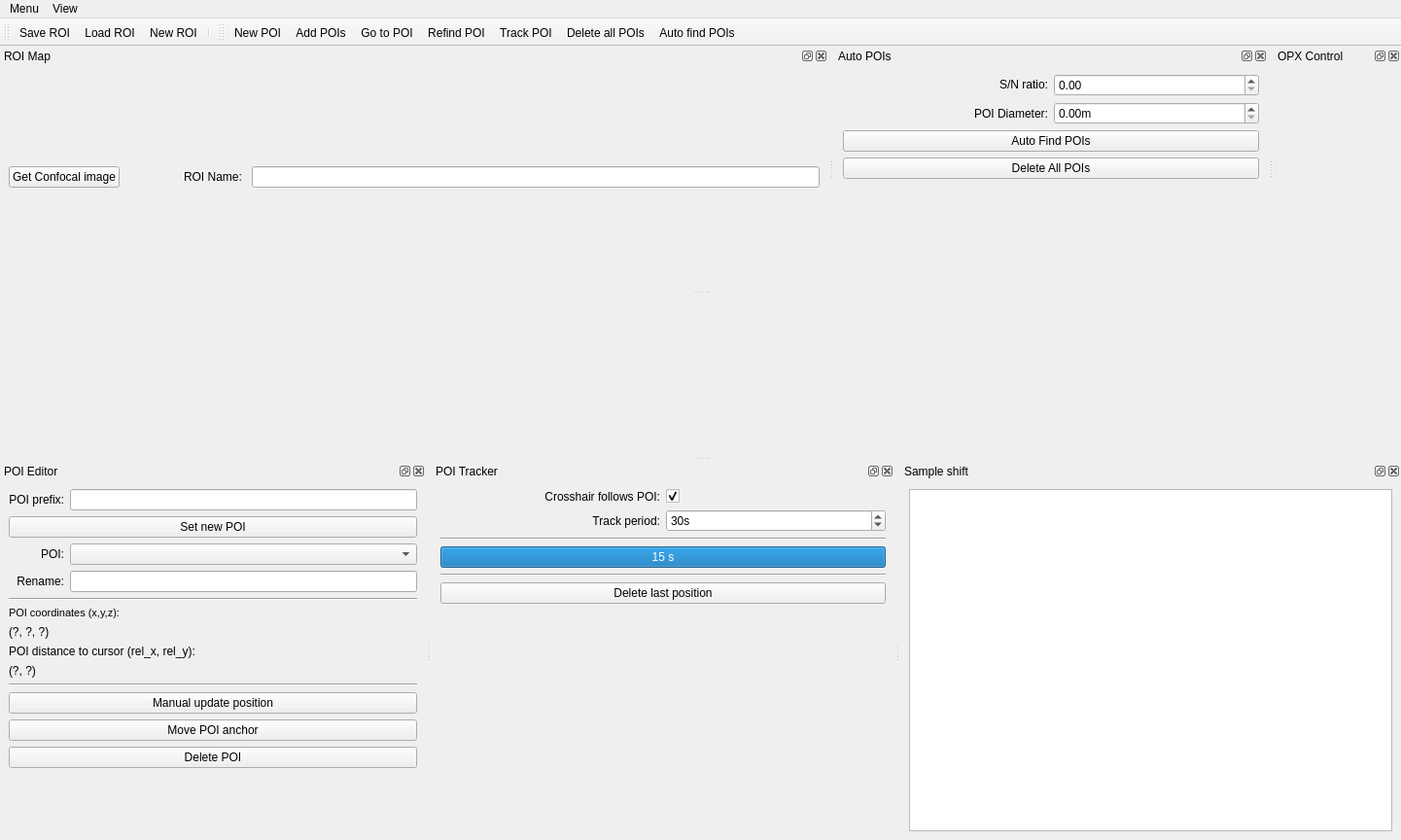
<?xml version="1.0" encoding="UTF-8"?>
<ui version="4.0">
 <class>PoiManager</class>
 <widget class="QMainWindow" name="PoiManager">
  <property name="geometry">
   <rect>
    <x>0</x>
    <y>0</y>
    <width>1441</width>
    <height>864</height>
   </rect>
  </property>
  <property name="windowTitle">
   <string>qudi: OPX POI Manager</string>
  </property>
  <property name="tabShape">
   <enum>QTabWidget::Triangular</enum>
  </property>
  <property name="dockOptions">
   <set>QMainWindow::AllowTabbedDocks|QMainWindow::AnimatedDocks</set>
  </property>
  <widget class="QWidget" name="centralwidget">
   <property name="enabled">
    <bool>true</bool>
   </property>
   <layout class="QVBoxLayout" name="verticalLayout_3"/>
  </widget>
  <widget class="QMenuBar" name="menubar">
   <property name="geometry">
    <rect>
     <x>0</x>
     <y>0</y>
     <width>1441</width>
     <height>22</height>
    </rect>
   </property>
   <widget class="QMenu" name="menuMenu">
    <property name="title">
     <string>Menu</string>
    </property>
    <addaction name="new_roi_Action"/>
    <addaction name="save_roi_Action"/>
    <addaction name="load_roi_Action"/>
    <addaction name="actionClose"/>
   </widget>
   <widget class="QMenu" name="menuView">
    <property name="title">
     <string>View</string>
    </property>
    <widget class="QMenu" name="menuToolbars">
     <property name="title">
      <string>Toolbars</string>
     </property>
     <addaction name="roi_management_view_Action"/>
     <addaction name="poi_tools_view_Action"/>
    </widget>
    <addaction name="roi_map_view_Action"/>
    <addaction name="poi_editor_view_Action"/>
    <addaction name="poi_tracker_view_Action"/>
    <addaction name="sample_shift_view_Action"/>
    <addaction name="auto_pois_view_Action"/>
    <addaction name="blink_correction_view_Action"/>
    <addaction name="restore_default_view_Action"/>
    <addaction name="separator"/>
    <addaction name="menuToolbars"/>
   </widget>
   <addaction name="menuMenu"/>
   <addaction name="menuView"/>
  </widget>
  <widget class="QToolBar" name="roi_management_ToolBar">
   <property name="windowTitle">
    <string>ROI management</string>
   </property>
   <property name="toolButtonStyle">
    <enum>Qt::ToolButtonTextUnderIcon</enum>
   </property>
   <attribute name="toolBarArea">
    <enum>TopToolBarArea</enum>
   </attribute>
   <attribute name="toolBarBreak">
    <bool>false</bool>
   </attribute>
   <addaction name="save_roi_Action"/>
   <addaction name="load_roi_Action"/>
   <addaction name="new_roi_Action"/>
   <addaction name="separator"/>
  </widget>
  <widget class="QDockWidget" name="poi_editor_dockWidget">
   <property name="sizePolicy">
    <sizepolicy hsizetype="Minimum" vsizetype="Preferred">
     <horstretch>0</horstretch>
     <verstretch>0</verstretch>
    </sizepolicy>
   </property>
   <property name="minimumSize">
    <size>
     <width>233</width>
     <height>389</height>
    </size>
   </property>
   <property name="windowTitle">
    <string>POI Editor</string>
   </property>
   <attribute name="dockWidgetArea">
    <number>8</number>
   </attribute>
   <widget class="QWidget" name="dockWidgetContents_3">
    <layout class="QVBoxLayout" name="verticalLayout_6">
     <item>
      <layout class="QGridLayout" name="gridLayout_2">
       <item row="7" column="0" colspan="2">
        <widget class="QLabel" name="label_2">
         <property name="text">
          <string>POI distance to cursor (rel_x, rel_y):</string>
         </property>
        </widget>
       </item>
       <item row="2" column="0">
        <widget class="QLabel" name="label">
         <property name="text">
          <string>POI:</string>
         </property>
         <property name="alignment">
          <set>Qt::AlignRight|Qt::AlignTrailing|Qt::AlignVCenter</set>
         </property>
        </widget>
       </item>
       <item row="8" column="0" colspan="2">
        <widget class="QLabel" name="poi_distance_label">
         <property name="toolTip">
          <string>This text is selectable.  Copy and paste into labnotes.</string>
         </property>
         <property name="text">
          <string>(?, ?)</string>
         </property>
         <property name="textInteractionFlags">
          <set>Qt::LinksAccessibleByMouse|Qt::TextSelectableByKeyboard|Qt::TextSelectableByMouse</set>
         </property>
        </widget>
       </item>
       <item row="3" column="0">
        <widget class="QLabel" name="label_3">
         <property name="text">
          <string>Rename:</string>
         </property>
         <property name="alignment">
          <set>Qt::AlignRight|Qt::AlignTrailing|Qt::AlignVCenter</set>
         </property>
        </widget>
       </item>
       <item row="2" column="1">
        <widget class="QComboBox" name="active_poi_ComboBox">
         <property name="sizePolicy">
          <sizepolicy hsizetype="Expanding" vsizetype="Fixed">
           <horstretch>0</horstretch>
           <verstretch>0</verstretch>
          </sizepolicy>
         </property>
         <property name="editable">
          <bool>false</bool>
         </property>
         <property name="insertPolicy">
          <enum>QComboBox::InsertAlphabetically</enum>
         </property>
        </widget>
       </item>
       <item row="9" column="0" colspan="2">
        <widget class="Line" name="line_4">
         <property name="orientation">
          <enum>Qt::Horizontal</enum>
         </property>
        </widget>
       </item>
       <item row="5" column="0" colspan="2">
        <widget class="QLabel" name="label_9">
         <property name="font">
          <font>
           <pointsize>8</pointsize>
          </font>
         </property>
         <property name="text">
          <string>POI coordinates (x,y,z):</string>
         </property>
        </widget>
       </item>
       <item row="10" column="0" colspan="2">
        <widget class="QPushButton" name="manual_update_poi_PushButton">
         <property name="toolTip">
          <string>Manually specify a new position for a known trackpoint, and update the sample shift accordingly. For example, after manually shifting the sample to re-centre the ROI in the scan range.</string>
         </property>
         <property name="text">
          <string>Manual update position</string>
         </property>
        </widget>
       </item>
       <item row="11" column="0" colspan="2">
        <widget class="QPushButton" name="move_poi_PushButton">
         <property name="toolTip">
          <string>Set a new position for a named POI, without updating the sample shift (so no movement of any other POIs).  For example, if a POI has been accidentally placed incorrectly.</string>
         </property>
         <property name="text">
          <string>Move POI anchor</string>
         </property>
        </widget>
       </item>
       <item row="13" column="0" colspan="2">
        <spacer name="verticalSpacer_2">
         <property name="orientation">
          <enum>Qt::Vertical</enum>
         </property>
         <property name="sizeHint" stdset="0">
          <size>
           <width>20</width>
           <height>40</height>
          </size>
         </property>
        </spacer>
       </item>
       <item row="4" column="0" colspan="2">
        <widget class="Line" name="line_3">
         <property name="orientation">
          <enum>Qt::Horizontal</enum>
         </property>
        </widget>
       </item>
       <item row="6" column="0" colspan="2">
        <widget class="QLabel" name="poi_coords_label">
         <property name="toolTip">
          <string>This text is selectable.  Copy and paste into labnotes.</string>
         </property>
         <property name="text">
          <string>(?, ?, ?)</string>
         </property>
         <property name="textInteractionFlags">
          <set>Qt::LinksAccessibleByMouse|Qt::TextSelectableByKeyboard|Qt::TextSelectableByMouse</set>
         </property>
        </widget>
       </item>
       <item row="1" column="0" colspan="2">
        <widget class="QPushButton" name="set_poi_PushButton">
         <property name="toolTip">
          <string>Set current cursor position as a new trackpoint in the ROI map</string>
         </property>
         <property name="text">
          <string>Set new POI</string>
         </property>
        </widget>
       </item>
       <item row="12" column="0" colspan="2">
        <widget class="QPushButton" name="delete_poi_PushButton">
         <property name="text">
          <string>Delete POI</string>
         </property>
        </widget>
       </item>
       <item row="3" column="1">
        <widget class="QLineEdit" name="poi_name_LineEdit">
         <property name="sizePolicy">
          <sizepolicy hsizetype="Expanding" vsizetype="Fixed">
           <horstretch>0</horstretch>
           <verstretch>0</verstretch>
          </sizepolicy>
         </property>
         <property name="toolTip">
          <string>Only alphanumeric characters and underscore are allowed [a-zA-Z0-9_]</string>
         </property>
        </widget>
       </item>
       <item row="0" column="1">
        <widget class="QLineEdit" name="poi_nametag_LineEdit">
         <property name="toolTip">
          <string>If you enter a string it will be used as default naming scheme for newly added POIs by appending an index number to it</string>
         </property>
        </widget>
       </item>
       <item row="0" column="0">
        <widget class="QLabel" name="label_6">
         <property name="text">
          <string>POI prefix:</string>
         </property>
         <property name="alignment">
          <set>Qt::AlignRight|Qt::AlignTrailing|Qt::AlignVCenter</set>
         </property>
        </widget>
       </item>
      </layout>
     </item>
    </layout>
   </widget>
  </widget>
  <widget class="QDockWidget" name="poi_tracker_dockWidget">
   <property name="sizePolicy">
    <sizepolicy hsizetype="Minimum" vsizetype="Preferred">
     <horstretch>0</horstretch>
     <verstretch>0</verstretch>
    </sizepolicy>
   </property>
   <property name="minimumSize">
    <size>
     <width>253</width>
     <height>188</height>
    </size>
   </property>
   <property name="floating">
    <bool>false</bool>
   </property>
   <property name="windowTitle">
    <string>POI Tracker</string>
   </property>
   <attribute name="dockWidgetArea">
    <number>8</number>
   </attribute>
   <widget class="QWidget" name="dockWidgetContents_7">
    <layout class="QVBoxLayout" name="verticalLayout_5">
     <item>
      <layout class="QGridLayout" name="gridLayout">
       <item row="4" column="0" colspan="2">
        <widget class="Line" name="line_2">
         <property name="orientation">
          <enum>Qt::Horizontal</enum>
         </property>
        </widget>
       </item>
       <item row="3" column="0" colspan="2">
        <widget class="QProgressBar" name="time_till_next_update_ProgressBar">
         <property name="maximum">
          <number>15</number>
         </property>
         <property name="value">
          <number>15</number>
         </property>
         <property name="format">
          <string>%v s</string>
         </property>
        </widget>
       </item>
       <item row="1" column="0">
        <widget class="QLabel" name="label_5">
         <property name="layoutDirection">
          <enum>Qt::LeftToRight</enum>
         </property>
         <property name="text">
          <string>Track period:</string>
         </property>
         <property name="alignment">
          <set>Qt::AlignRight|Qt::AlignTrailing|Qt::AlignVCenter</set>
         </property>
        </widget>
       </item>
       <item row="1" column="1">
        <widget class="QSpinBox" name="track_period_SpinBox">
         <property name="suffix">
          <string>s</string>
         </property>
         <property name="minimum">
          <number>5</number>
         </property>
         <property name="maximum">
          <number>999999999</number>
         </property>
         <property name="singleStep">
          <number>5</number>
         </property>
         <property name="value">
          <number>30</number>
         </property>
         <property name="displayIntegerBase">
          <number>10</number>
         </property>
        </widget>
       </item>
       <item row="2" column="0" colspan="2">
        <widget class="Line" name="line">
         <property name="orientation">
          <enum>Qt::Horizontal</enum>
         </property>
        </widget>
       </item>
       <item row="5" column="0" colspan="2">
        <widget class="QPushButton" name="delete_last_pos_Button">
         <property name="text">
          <string>Delete last position</string>
         </property>
        </widget>
       </item>
       <item row="0" column="1">
        <widget class="QCheckBox" name="goto_poi_after_update_checkBox">
         <property name="toolTip">
          <string>Move crosshair to updated POI position afterwards.</string>
         </property>
         <property name="layoutDirection">
          <enum>Qt::LeftToRight</enum>
         </property>
         <property name="text">
          <string/>
         </property>
         <property name="checked">
          <bool>true</bool>
         </property>
        </widget>
       </item>
       <item row="0" column="0">
        <widget class="QLabel" name="label_4">
         <property name="text">
          <string>Crosshair follows POI:</string>
         </property>
         <property name="alignment">
          <set>Qt::AlignRight|Qt::AlignTrailing|Qt::AlignVCenter</set>
         </property>
        </widget>
       </item>
       <item row="6" column="0" colspan="2">
        <spacer name="verticalSpacer">
         <property name="orientation">
          <enum>Qt::Vertical</enum>
         </property>
         <property name="sizeHint" stdset="0">
          <size>
           <width>20</width>
           <height>40</height>
          </size>
         </property>
        </spacer>
       </item>
      </layout>
     </item>
    </layout>
   </widget>
  </widget>
  <widget class="QDockWidget" name="roi_map_dockWidget">
   <property name="sizePolicy">
    <sizepolicy hsizetype="Preferred" vsizetype="Expanding">
     <horstretch>0</horstretch>
     <verstretch>0</verstretch>
    </sizepolicy>
   </property>
   <property name="windowTitle">
    <string>ROI Map</string>
   </property>
   <attribute name="dockWidgetArea">
    <number>4</number>
   </attribute>
   <widget class="QWidget" name="dockWidgetContents">
    <layout class="QVBoxLayout" name="verticalLayout_2">
     <property name="leftMargin">
      <number>9</number>
     </property>
     <item>
      <layout class="QHBoxLayout" name="horizontalLayout_7">
       <item>
        <widget class="QPushButton" name="get_confocal_image_PushButton">
         <property name="text">
          <string>Get Confocal image</string>
         </property>
        </widget>
       </item>
       <item>
        <spacer name="horizontalSpacer_2">
         <property name="orientation">
          <enum>Qt::Horizontal</enum>
         </property>
         <property name="sizeType">
          <enum>QSizePolicy::Fixed</enum>
         </property>
         <property name="sizeHint" stdset="0">
          <size>
           <width>60</width>
           <height>20</height>
          </size>
         </property>
        </spacer>
       </item>
       <item>
        <widget class="QLabel" name="label_8">
         <property name="text">
          <string>ROI Name: </string>
         </property>
        </widget>
       </item>
       <item>
        <widget class="QLineEdit" name="roi_name_LineEdit">
         <property name="toolTip">
          <string>Only alphanumeric characters and underscore are allowed [a-zA-Z0-9_]</string>
         </property>
        </widget>
       </item>
      </layout>
     </item>
    </layout>
   </widget>
  </widget>
  <widget class="QDockWidget" name="sample_shift_dockWidget">
   <property name="sizePolicy">
    <sizepolicy hsizetype="Expanding" vsizetype="Preferred">
     <horstretch>0</horstretch>
     <verstretch>0</verstretch>
    </sizepolicy>
   </property>
   <property name="minimumSize">
    <size>
     <width>250</width>
     <height>137</height>
    </size>
   </property>
   <property name="windowTitle">
    <string>Sample shift</string>
   </property>
   <attribute name="dockWidgetArea">
    <number>8</number>
   </attribute>
   <widget class="QWidget" name="dockWidgetContents_6">
    <layout class="QVBoxLayout" name="verticalLayout_4">
     <item>
      <layout class="QGridLayout" name="gridLayout_3">
       <item row="0" column="0">
        <widget class="PlotWidget" name="sample_shift_ViewWidget">
         <property name="sizePolicy">
          <sizepolicy hsizetype="Expanding" vsizetype="Expanding">
           <horstretch>0</horstretch>
           <verstretch>0</verstretch>
          </sizepolicy>
         </property>
        </widget>
       </item>
      </layout>
     </item>
    </layout>
   </widget>
  </widget>
  <widget class="QToolBar" name="poi_ToolBar">
   <property name="windowTitle">
    <string>POI tools</string>
   </property>
   <property name="toolButtonStyle">
    <enum>Qt::ToolButtonTextUnderIcon</enum>
   </property>
   <attribute name="toolBarArea">
    <enum>TopToolBarArea</enum>
   </attribute>
   <attribute name="toolBarBreak">
    <bool>false</bool>
   </attribute>
   <addaction name="new_poi_Action"/>
   <addaction name="poi_selector_Action"/>
   <addaction name="goto_poi_Action"/>
   <addaction name="refind_poi_Action"/>
   <addaction name="track_poi_Action"/>
   <addaction name="del_all_pois_Action"/>
   <addaction name="auto_find_POIs_Action"/>
  </widget>
  <widget class="QDockWidget" name="auto_pois_dockWidget">
   <property name="sizePolicy">
    <sizepolicy hsizetype="Minimum" vsizetype="Preferred">
     <horstretch>0</horstretch>
     <verstretch>0</verstretch>
    </sizepolicy>
   </property>
   <property name="minimumSize">
    <size>
     <width>197</width>
     <height>250</height>
    </size>
   </property>
   <property name="windowTitle">
    <string>Auto POIs</string>
   </property>
   <attribute name="dockWidgetArea">
    <number>4</number>
   </attribute>
   <widget class="QWidget" name="dockWidgetContents_2">
    <layout class="QGridLayout" name="gridLayout_6">
     <item row="0" column="0">
      <layout class="QGridLayout" name="gridLayout_5" rowstretch="0,0,0,0,0" columnstretch="0,0,0">
       <item row="0" column="1">
        <widget class="QLabel" name="label_7">
         <property name="layoutDirection">
          <enum>Qt::RightToLeft</enum>
         </property>
         <property name="text">
          <string>&lt;html&gt;&lt;head/&gt;&lt;body&gt;&lt;p align=&quot;right&quot;&gt;S/N ratio:&lt;/p&gt;&lt;/body&gt;&lt;/html&gt;</string>
         </property>
        </widget>
       </item>
       <item row="3" column="1" colspan="2">
        <widget class="QPushButton" name="del_all_pois_PushButton">
         <property name="toolTip">
          <string>Delete all POIs.</string>
         </property>
         <property name="text">
          <string>Delete All POIs</string>
         </property>
        </widget>
       </item>
       <item row="0" column="2">
        <widget class="QDoubleSpinBox" name="poi_threshold_doubleSpinBox"/>
       </item>
       <item row="2" column="1" colspan="2">
        <widget class="QPushButton" name="auto_pois_PushButton">
         <property name="toolTip">
          <string>Find POIs automatically with user-set POI diameter and S/N ratio.</string>
         </property>
         <property name="statusTip">
          <string/>
         </property>
         <property name="text">
          <string>Auto Find POIs</string>
         </property>
        </widget>
       </item>
       <item row="4" column="1" colspan="2">
        <spacer name="verticalSpacer_3">
         <property name="orientation">
          <enum>Qt::Vertical</enum>
         </property>
         <property name="sizeHint" stdset="0">
          <size>
           <width>20</width>
           <height>40</height>
          </size>
         </property>
        </spacer>
       </item>
       <item row="1" column="2">
        <widget class="ScienDSpinBox" name="poi_diameter_doubleSpinBox">
         <property name="suffix">
          <string>m</string>
         </property>
        </widget>
       </item>
       <item row="1" column="1">
        <widget class="QLabel" name="label_10">
         <property name="text">
          <string>POI Diameter:</string>
         </property>
         <property name="alignment">
          <set>Qt::AlignRight|Qt::AlignTrailing|Qt::AlignVCenter</set>
         </property>
        </widget>
       </item>
      </layout>
     </item>
    </layout>
   </widget>
  </widget>
  <widget class="QDockWidget" name="opx_control_dock_widget">
   <property name="windowTitle">
    <string>OPX Control</string>
   </property>
   <attribute name="dockWidgetArea">
    <number>4</number>
   </attribute>
   <widget class="QWidget" name="dockWidgetContents_5"/>
  </widget>
  <action name="new_roi_Action">
   <property name="icon">
    <iconset>
     <normaloff>../../artwork/icons/document-new.svg</normaloff>../../artwork/icons/document-new.svg</iconset>
   </property>
   <property name="text">
    <string>New ROI</string>
   </property>
   <property name="toolTip">
    <string>Start a new ROI (such as after moving to a different part of the sample</string>
   </property>
  </action>
  <action name="save_roi_Action">
   <property name="icon">
    <iconset>
     <normaloff>../../artwork/icons/document-save.svg</normaloff>../../artwork/icons/document-save.svg</iconset>
   </property>
   <property name="text">
    <string>Save ROI</string>
   </property>
   <property name="toolTip">
    <string>Save ROI for future reuse</string>
   </property>
  </action>
  <action name="load_roi_Action">
   <property name="icon">
    <iconset>
     <normaloff>../../artwork/icons/document-open.svgz</normaloff>../../artwork/icons/document-open.svgz</iconset>
   </property>
   <property name="text">
    <string>Load ROI</string>
   </property>
   <property name="toolTip">
    <string>Load a saved ROI</string>
   </property>
  </action>
  <action name="poi_editor_view_Action">
   <property name="checkable">
    <bool>true</bool>
   </property>
   <property name="checked">
    <bool>true</bool>
   </property>
   <property name="text">
    <string>POI Editor</string>
   </property>
   <property name="toolTip">
    <string>Shortcut:Alt+E</string>
   </property>
   <property name="shortcut">
    <string>Alt+E</string>
   </property>
  </action>
  <action name="poi_tracker_view_Action">
   <property name="checkable">
    <bool>true</bool>
   </property>
   <property name="checked">
    <bool>true</bool>
   </property>
   <property name="text">
    <string>POI Tracker</string>
   </property>
   <property name="toolTip">
    <string>Shortcut:Alt+T</string>
   </property>
   <property name="shortcut">
    <string>Alt+T</string>
   </property>
  </action>
  <action name="sample_shift_view_Action">
   <property name="checkable">
    <bool>true</bool>
   </property>
   <property name="checked">
    <bool>true</bool>
   </property>
   <property name="text">
    <string>Sample shift</string>
   </property>
   <property name="toolTip">
    <string>Display the sample shift. Shortcut:Alt+S</string>
   </property>
   <property name="shortcut">
    <string>Alt+S</string>
   </property>
  </action>
  <action name="roi_map_view_Action">
   <property name="checkable">
    <bool>true</bool>
   </property>
   <property name="checked">
    <bool>true</bool>
   </property>
   <property name="text">
    <string>ROI Map</string>
   </property>
   <property name="toolTip">
    <string>Display the ROI Map. Shortcut:Alt+M</string>
   </property>
   <property name="shortcut">
    <string>Alt+M</string>
   </property>
  </action>
  <action name="refind_poi_Action">
   <property name="icon">
    <iconset>
     <normaloff>../../artwork/icons/optimize-position-poi.svgz</normaloff>../../artwork/icons/optimize-position-poi.svgz</iconset>
   </property>
   <property name="text">
    <string>Refind POI</string>
   </property>
   <property name="toolTip">
    <string>Refind the POI using the strategy selected in the POI control dock</string>
   </property>
  </action>
  <action name="track_poi_Action">
   <property name="checkable">
    <bool>true</bool>
   </property>
   <property name="icon">
    <iconset>
     <normaloff>../../artwork/icons/periodic-refind-poi.svgz</normaloff>../../artwork/icons/periodic-refind-poi.svgz</iconset>
   </property>
   <property name="text">
    <string>Track POI</string>
   </property>
   <property name="toolTip">
    <string>Track the POI by periodically refinding its position</string>
   </property>
  </action>
  <action name="new_poi_Action">
   <property name="icon">
    <iconset>
     <normaloff>../../artwork/icons/new_poi_crosshair.svg</normaloff>../../artwork/icons/new_poi_crosshair.svg</iconset>
   </property>
   <property name="text">
    <string>New POI</string>
   </property>
   <property name="toolTip">
    <string>Add a new POI at the current scanner position</string>
   </property>
  </action>
  <action name="poi_tools_view_Action">
   <property name="checkable">
    <bool>true</bool>
   </property>
   <property name="text">
    <string>POI tools</string>
   </property>
  </action>
  <action name="goto_poi_Action">
   <property name="icon">
    <iconset>
     <normaloff>../../artwork/icons/goto-poi.svgz</normaloff>../../artwork/icons/goto-poi.svgz</iconset>
   </property>
   <property name="text">
    <string>Go to POI</string>
   </property>
   <property name="toolTip">
    <string>Move scanner to the position of the selected POI</string>
   </property>
  </action>
  <action name="actionClose">
   <property name="icon">
    <iconset>
     <normaloff>../../artwork/icons/application-exit.svg</normaloff>../../artwork/icons/application-exit.svg</iconset>
   </property>
   <property name="text">
    <string>Close</string>
   </property>
  </action>
  <action name="roi_management_view_Action">
   <property name="checkable">
    <bool>true</bool>
   </property>
   <property name="text">
    <string>ROI management</string>
   </property>
  </action>
  <action name="poi_selector_Action">
   <property name="checkable">
    <bool>true</bool>
   </property>
   <property name="icon">
    <iconset>
     <normaloff>../../artwork/icons/new_poi_mouse.svg</normaloff>../../artwork/icons/new_poi_mouse.svg</iconset>
   </property>
   <property name="text">
    <string>Add POIs</string>
   </property>
   <property name="toolTip">
    <string>Activate this tool to define new POIs by clicking into the ROI image.</string>
   </property>
  </action>
  <action name="blink_correction_view_Action">
   <property name="checkable">
    <bool>true</bool>
   </property>
   <property name="checked">
    <bool>false</bool>
   </property>
   <property name="text">
    <string>Blink correction</string>
   </property>
   <property name="toolTip">
    <string>Filter the scan image to remove blinking. Raw data unchanged.</string>
   </property>
  </action>
  <action name="auto_pois_view_Action">
   <property name="checkable">
    <bool>true</bool>
   </property>
   <property name="checked">
    <bool>true</bool>
   </property>
   <property name="text">
    <string>Auto POIs</string>
   </property>
   <property name="toolTip">
    <string>To show Auto POIs window</string>
   </property>
  </action>
  <action name="auto_find_POIs_Action">
   <property name="icon">
    <iconset>
     <normaloff>../../artwork/icons/auto_pois.svg</normaloff>../../artwork/icons/auto_pois.svg</iconset>
   </property>
   <property name="text">
    <string>Auto find POIs</string>
   </property>
   <property name="toolTip">
    <string>Use this magic fairy bar to find POIs automatically according to user-set S/N ratio</string>
   </property>
  </action>
  <action name="del_all_pois_Action">
   <property name="icon">
    <iconset>
     <normaloff>../../artwork/icons/dialog-warning.svgz</normaloff>../../artwork/icons/dialog-warning.svgz</iconset>
   </property>
   <property name="text">
    <string>Delete all POIs</string>
   </property>
   <property name="toolTip">
    <string>click here to delete all POIs</string>
   </property>
  </action>
  <action name="restore_default_view_Action">
   <property name="text">
    <string>Restore default</string>
   </property>
   <property name="toolTip">
    <string>Restore default view of the POI manager GUI</string>
   </property>
  </action>
 </widget>
 <customwidgets>
  <customwidget>
   <class>PlotWidget</class>
   <extends>QGraphicsView</extends>
   <header>pyqtgraph</header>
  </customwidget>
  <customwidget>
   <class>ScienDSpinBox</class>
   <extends>QDoubleSpinBox</extends>
   <header>qudi.util.widgets.scientific_spinbox.h</header>
  </customwidget>
 </customwidgets>
 <resources/>
 <connections>
  <connection>
   <sender>poi_editor_dockWidget</sender>
   <signal>visibilityChanged(bool)</signal>
   <receiver>poi_editor_view_Action</receiver>
   <slot>setChecked(bool)</slot>
   <hints>
    <hint type="sourcelabel">
     <x>103</x>
     <y>599</y>
    </hint>
    <hint type="destinationlabel">
     <x>-1</x>
     <y>-1</y>
    </hint>
   </hints>
  </connection>
  <connection>
   <sender>roi_map_dockWidget</sender>
   <signal>visibilityChanged(bool)</signal>
   <receiver>roi_map_view_Action</receiver>
   <slot>setChecked(bool)</slot>
   <hints>
    <hint type="sourcelabel">
     <x>353</x>
     <y>225</y>
    </hint>
    <hint type="destinationlabel">
     <x>-1</x>
     <y>-1</y>
    </hint>
   </hints>
  </connection>
  <connection>
   <sender>poi_tracker_dockWidget</sender>
   <signal>visibilityChanged(bool)</signal>
   <receiver>poi_tracker_view_Action</receiver>
   <slot>setChecked(bool)</slot>
   <hints>
    <hint type="sourcelabel">
     <x>297</x>
     <y>599</y>
    </hint>
    <hint type="destinationlabel">
     <x>-1</x>
     <y>-1</y>
    </hint>
   </hints>
  </connection>
  <connection>
   <sender>sample_shift_dockWidget</sender>
   <signal>visibilityChanged(bool)</signal>
   <receiver>sample_shift_view_Action</receiver>
   <slot>setChecked(bool)</slot>
   <hints>
    <hint type="sourcelabel">
     <x>547</x>
     <y>599</y>
    </hint>
    <hint type="destinationlabel">
     <x>-1</x>
     <y>-1</y>
    </hint>
   </hints>
  </connection>
  <connection>
   <sender>poi_ToolBar</sender>
   <signal>visibilityChanged(bool)</signal>
   <receiver>poi_tools_view_Action</receiver>
   <slot>setChecked(bool)</slot>
   <hints>
    <hint type="sourcelabel">
     <x>384</x>
     <y>41</y>
    </hint>
    <hint type="destinationlabel">
     <x>-1</x>
     <y>-1</y>
    </hint>
   </hints>
  </connection>
  <connection>
   <sender>actionClose</sender>
   <signal>triggered()</signal>
   <receiver>PoiManager</receiver>
   <slot>close()</slot>
   <hints>
    <hint type="sourcelabel">
     <x>-1</x>
     <y>-1</y>
    </hint>
    <hint type="destinationlabel">
     <x>343</x>
     <y>409</y>
    </hint>
   </hints>
  </connection>
  <connection>
   <sender>roi_management_ToolBar</sender>
   <signal>visibilityChanged(bool)</signal>
   <receiver>roi_management_view_Action</receiver>
   <slot>setChecked(bool)</slot>
   <hints>
    <hint type="sourcelabel">
     <x>45</x>
     <y>41</y>
    </hint>
    <hint type="destinationlabel">
     <x>-1</x>
     <y>-1</y>
    </hint>
   </hints>
  </connection>
  <connection>
   <sender>auto_find_POIs_Action</sender>
   <signal>triggered()</signal>
   <receiver>auto_pois_PushButton</receiver>
   <slot>click()</slot>
   <hints>
    <hint type="sourcelabel">
     <x>-1</x>
     <y>-1</y>
    </hint>
    <hint type="destinationlabel">
     <x>649</x>
     <y>166</y>
    </hint>
   </hints>
  </connection>
  <connection>
   <sender>del_all_pois_Action</sender>
   <signal>triggered()</signal>
   <receiver>del_all_pois_PushButton</receiver>
   <slot>click()</slot>
   <hints>
    <hint type="sourcelabel">
     <x>-1</x>
     <y>-1</y>
    </hint>
    <hint type="destinationlabel">
     <x>649</x>
     <y>201</y>
    </hint>
   </hints>
  </connection>
 </connections>
</ui>
